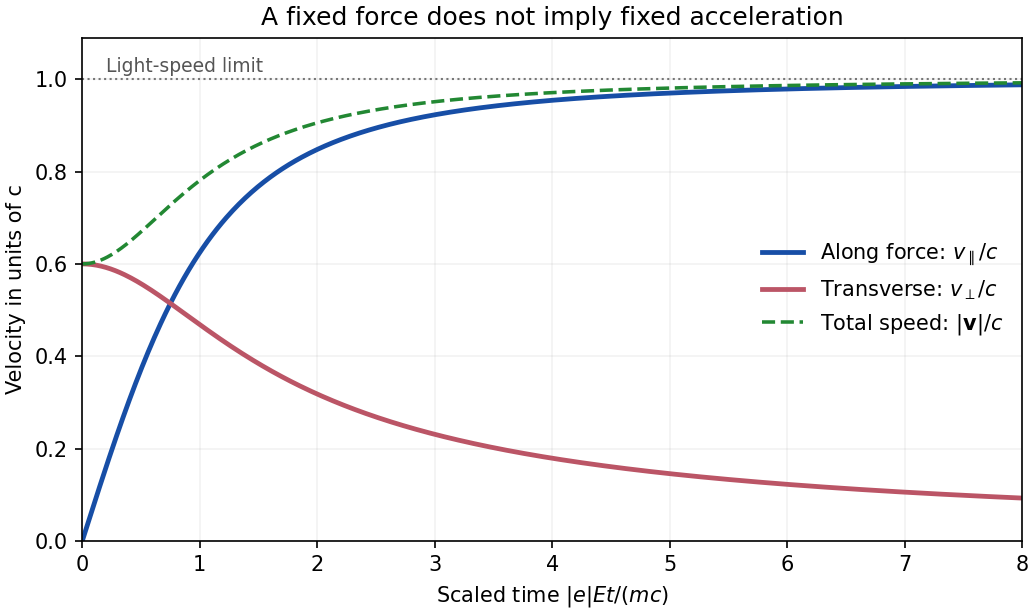

Generate this figure with Python:
"""Original constant-electric-force velocity plot; output PNG to cwd."""
from pathlib import Path
import matplotlib
matplotlib.use('Agg')
import matplotlib.pyplot as plt
import numpy as np


def main():
    time = np.linspace(0, 8, 601)
    initial_transverse_momentum = 0.75  # in units mc: initial velocity 0.6c
    den = np.sqrt(1+initial_transverse_momentum**2+time**2)
    parallel = time/den
    transverse = initial_transverse_momentum/den
    speed = np.hypot(parallel, transverse)
    fig, ax = plt.subplots(figsize=(6.9, 4.1), layout='constrained')
    ax.plot(time, parallel, color='#174ea6', lw=2.3, label=r'Along force: $v_\parallel/c$')
    ax.plot(time, transverse, color='#bb5566', lw=2.3, label=r'Transverse: $v_\perp/c$')
    ax.plot(time, speed, color='#228833', lw=1.7, ls='--', label=r'Total speed: $|\mathbf{v}|/c$')
    ax.axhline(1, color='#777777', lw=1, ls=':')
    ax.text(0.2, 1.015, 'Light-speed limit', fontsize=9, color='#555555')
    ax.set(xlim=(0, 8), ylim=(0, 1.09), xlabel=r'Scaled time $|e|Et/(mc)$',
           ylabel='Velocity in units of c', title='A fixed force does not imply fixed acceleration')
    ax.legend(loc='center right', frameon=False, fontsize=10)
    ax.grid(alpha=0.16)
    fig.savefig(Path.cwd() / '2018-q1-electric-velocity.png', dpi=150, facecolor='white')
    plt.close(fig)


if __name__ == '__main__':
    main()
